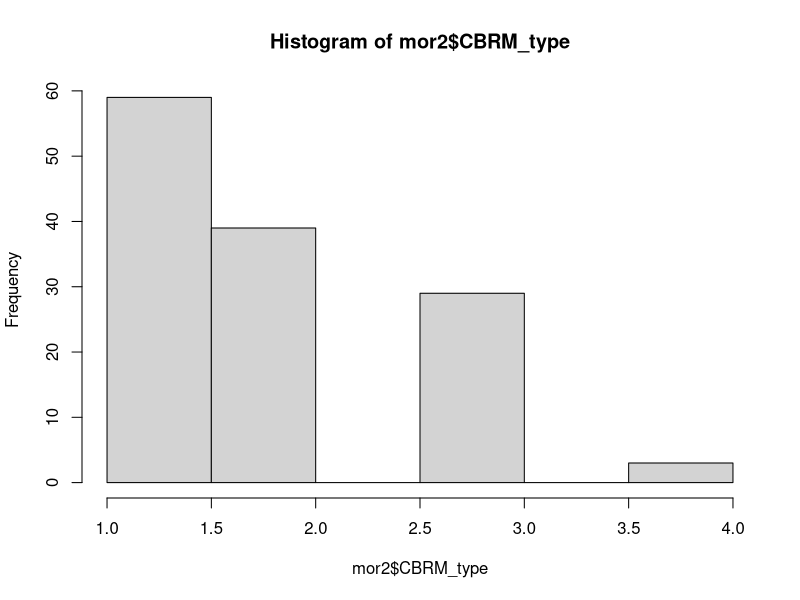
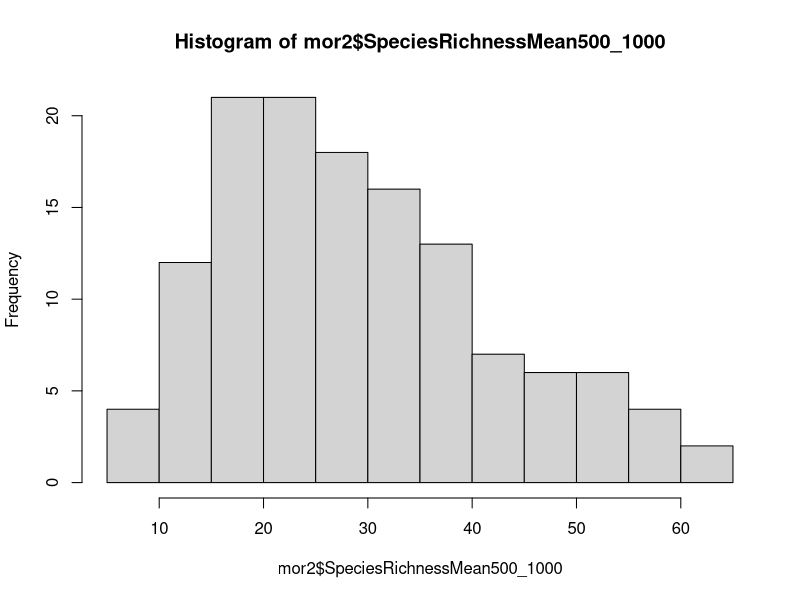
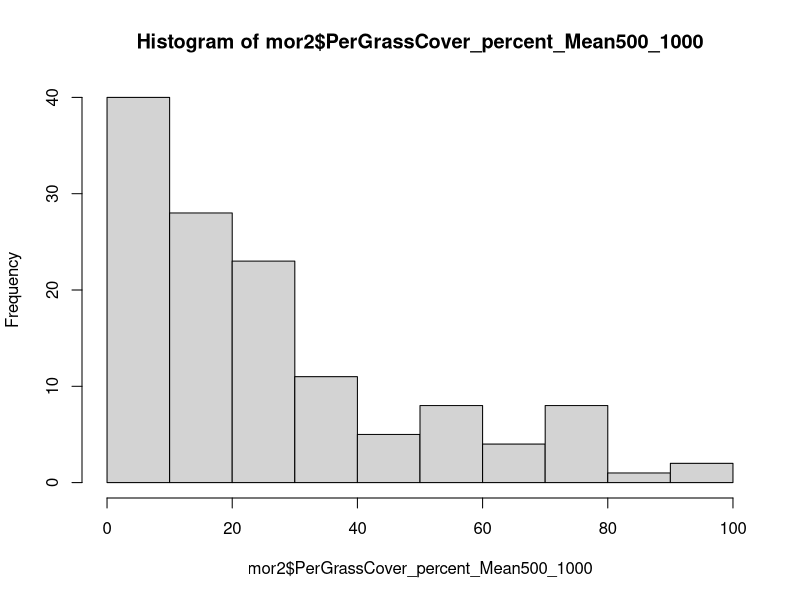
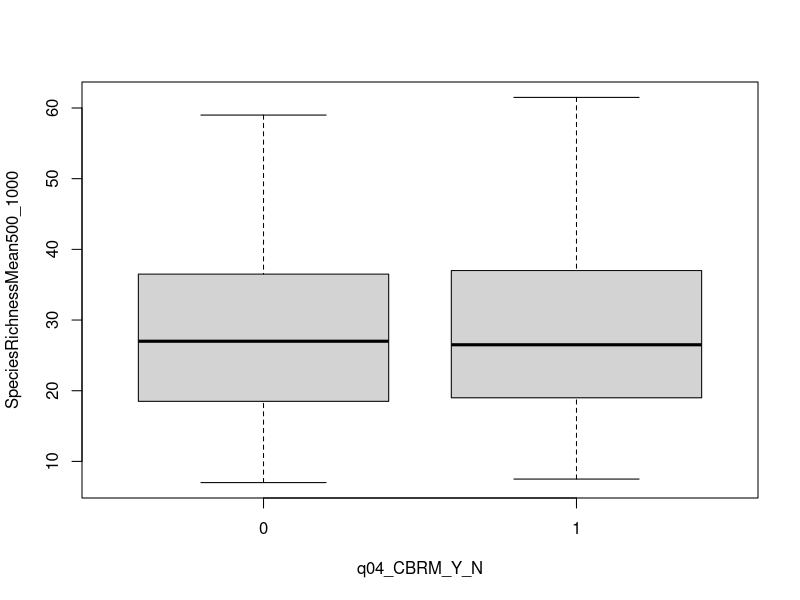

These figures' R source, in order:
library(foreign)
library(dplyr)
library(tidyr)
library(ggplot2)
library(corrplot)
mor2<- read.spss("./data/ALL_EcolHHOrgMerged_byUvuljaa_03_15_17_Simplified.sav" , 
                 to.data.frame=TRUE,
                 use.value.labels=FALSE) # should this be true?
                  # 
# tidy format
tbl_df(mor2)

# tip!  use grep() to query index info based on column name:
grep("B", colnames(df))











# 
hist(mor2$CBRM_type)

hist(mor2$SpeciesRichnessMean500_1000)
hist(mor2$PerGrassCover_percent_Mean500_1000)


sr<- select(mor2, SocialSurveyReferenceNumber,
                  SpeciesRichnessMean500_1000,
                  PerGrassCover_percent_Mean500_1000)
 
# sr x cover x cbrm
x<- mor2 %>% 
  select(q04_CBRM_Y_N, SpeciesRichnessMean500_1000 , PerGrassCover_percent_Mean500_1000)


y<- ggplot(x, aes(x=SpeciesRichnessMean500_1000, 
                  y=PerGrassCover_percent_Mean500_1000, 
                  shape=as.factor(q04_CBRM_Y_N)))+
  geom_point(aes(color=as.factor(q04_CBRM_Y_N)))

boxplot(SpeciesRichnessMean500_1000 ~ q04_CBRM_Y_N, data= x)

# bare X 